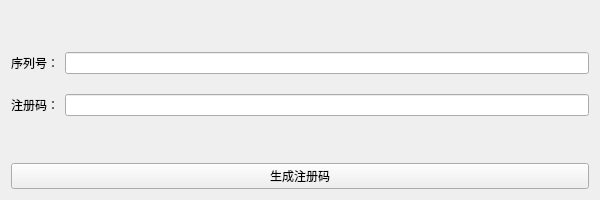
<?xml version="1.0" encoding="UTF-8"?>
<ui version="4.0">
 <class>form_main</class>
 <widget class="QWidget" name="form_main">
  <property name="geometry">
   <rect>
    <x>0</x>
    <y>0</y>
    <width>600</width>
    <height>200</height>
   </rect>
  </property>
  <property name="sizePolicy">
   <sizepolicy hsizetype="Fixed" vsizetype="Fixed">
    <horstretch>0</horstretch>
    <verstretch>0</verstretch>
   </sizepolicy>
  </property>
  <property name="minimumSize">
   <size>
    <width>600</width>
    <height>200</height>
   </size>
  </property>
  <property name="windowTitle">
   <string>Form</string>
  </property>
  <layout class="QVBoxLayout" name="verticalLayout">
   <item>
    <layout class="QFormLayout" name="formLayout">
     <property name="labelAlignment">
      <set>Qt::AlignCenter</set>
     </property>
     <property name="formAlignment">
      <set>Qt::AlignLeading|Qt::AlignLeft|Qt::AlignVCenter</set>
     </property>
     <property name="verticalSpacing">
      <number>20</number>
     </property>
     <item row="0" column="0">
      <widget class="QLabel" name="label">
       <property name="text">
        <string>序列号：</string>
       </property>
      </widget>
     </item>
     <item row="0" column="1">
      <widget class="QLineEdit" name="lineEdit_xlh"/>
     </item>
     <item row="1" column="0">
      <widget class="QLabel" name="label_2">
       <property name="text">
        <string>注册码：</string>
       </property>
      </widget>
     </item>
     <item row="1" column="1">
      <widget class="QLineEdit" name="lineEdit_zcm"/>
     </item>
    </layout>
   </item>
   <item>
    <widget class="QPushButton" name="pb_ok">
     <property name="text">
      <string>生成注册码</string>
     </property>
    </widget>
   </item>
  </layout>
 </widget>
 <resources/>
 <connections/>
</ui>
